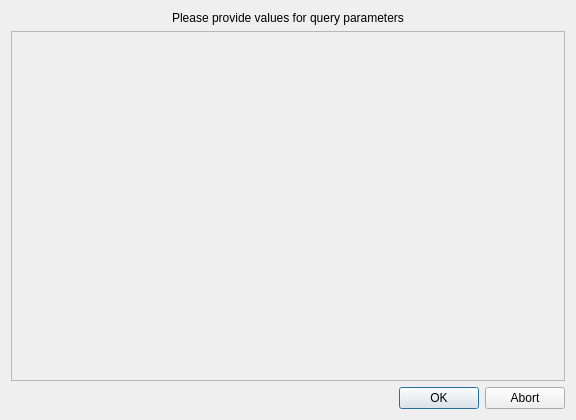
<?xml version="1.0" encoding="UTF-8"?>
<ui version="4.0">
 <class>BindParamsDialog</class>
 <widget class="QDialog" name="BindParamsDialog">
  <property name="windowModality">
   <enum>Qt::WindowModal</enum>
  </property>
  <property name="geometry">
   <rect>
    <x>0</x>
    <y>0</y>
    <width>576</width>
    <height>420</height>
   </rect>
  </property>
  <property name="windowTitle">
   <string>Query parameters</string>
  </property>
  <property name="modal">
   <bool>true</bool>
  </property>
  <layout class="QVBoxLayout" name="verticalLayout">
   <item>
    <widget class="QLabel" name="label">
     <property name="text">
      <string>Please provide values for query parameters</string>
     </property>
     <property name="alignment">
      <set>Qt::AlignCenter</set>
     </property>
    </widget>
   </item>
   <item>
    <widget class="QScrollArea" name="scrollArea">
     <property name="widgetResizable">
      <bool>true</bool>
     </property>
     <widget class="QWidget" name="scrollAreaWidgetContents">
      <property name="geometry">
       <rect>
        <x>0</x>
        <y>0</y>
        <width>556</width>
        <height>352</height>
       </rect>
      </property>
     </widget>
    </widget>
   </item>
   <item>
    <widget class="QDialogButtonBox" name="buttonBox">
     <property name="orientation">
      <enum>Qt::Horizontal</enum>
     </property>
     <property name="standardButtons">
      <set>QDialogButtonBox::Abort|QDialogButtonBox::Ok</set>
     </property>
    </widget>
   </item>
  </layout>
 </widget>
 <resources/>
 <connections>
  <connection>
   <sender>buttonBox</sender>
   <signal>accepted()</signal>
   <receiver>BindParamsDialog</receiver>
   <slot>accept()</slot>
   <hints>
    <hint type="sourcelabel">
     <x>248</x>
     <y>254</y>
    </hint>
    <hint type="destinationlabel">
     <x>157</x>
     <y>274</y>
    </hint>
   </hints>
  </connection>
  <connection>
   <sender>buttonBox</sender>
   <signal>rejected()</signal>
   <receiver>BindParamsDialog</receiver>
   <slot>reject()</slot>
   <hints>
    <hint type="sourcelabel">
     <x>316</x>
     <y>260</y>
    </hint>
    <hint type="destinationlabel">
     <x>286</x>
     <y>274</y>
    </hint>
   </hints>
  </connection>
 </connections>
</ui>
